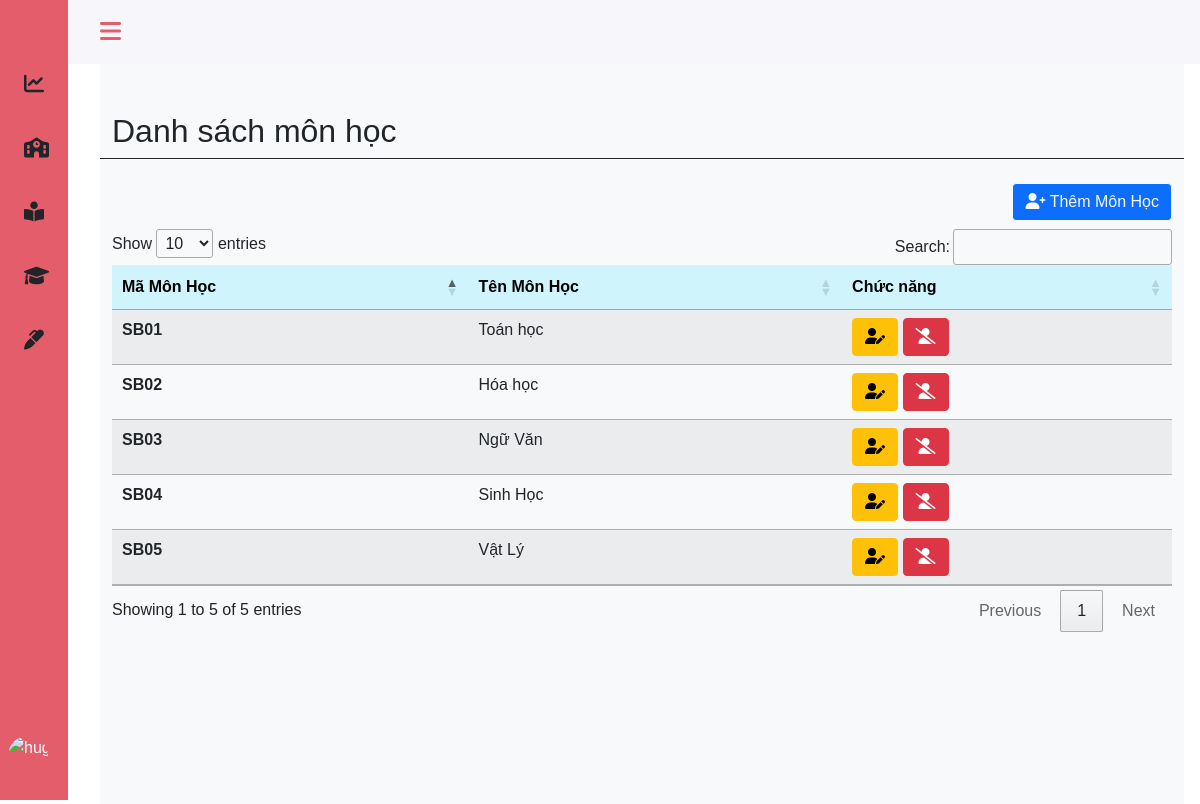
Screenshot of /admin/subject.php (signed in) with the database file from the repository.
### tables this page shows
CREATE TABLE `subjects` (
  `sb_id` varchar(10) NOT NULL,
  `sb_name` varchar(30) NOT NULL
);

### admin/subject.php (the view, shortened to what this page needs)
<?php
include 'headerad.php';
?>
<main>
    <div class="height-100 bg-light">
        <div class="col py-3  ">
            <div class="container-fluid ">
                <div class="row mt-3 pt-3 border-bottom border-dark">
                    <div class="col-md-6">
                        <h2>Danh sách môn học</h2>
                    </div>
                </div>
            </div>
            <div class="container-fluid py-3" style="width:100% ; overflow: auto; height: auto;">
                <div class="row">
                    <div class="py-2">
                        <button type="button" class="btn btn-primary btn-md btn-outline-light float-end" data-bs-toggle="modal" data-bs-target="#exampleModal">
                            <i class="fas fa-user-plus"></i> Thêm Môn Học
                        </button>
                    </div>
                </div>
                <table class="table table-hover table-striped " id="example">
                    <thead>
                        <tr class="table-info">
                            <th scope="col">Mã Môn Học</th>
                            <th scope="col">Tên Môn Học</th>
                            <th scope="col">Chức năng</th>
                        </tr>
                    </thead>
                    <tbody>
                        <?php
                        include '../config.php';
                        $sql = "SELECT  sb_id, sb_name FROM subjects sb ";
                        $result = mysqli_query($conn, $sql);
                        if (mysqli_num_rows($result) > 0) {
                            while ($row = mysqli_fetch_assoc($result)) {
                        ?>
                                <tr>
                                    <th scope="row"><?php echo $row['sb_id']; ?> </th>
                                    <td><?php echo $row['sb_name']; ?></td>
                                    <td>
                                        <a class="btn btn-warning" href="edit-subject.php?id=<?php echo  $row['sb_id'] ?>"><i class="fas fa-user-edit"></i></a>
                                        <a class="btn btn-danger" href="process-delete-subject.php?id=<?php echo  $row['sb_id'] ?>"><i class="fas fa-user-slash"></i></a>
                                    </td>
                                </tr>
                        <?php
                            }
                        }
                        ?>
                    </tbody>
                </table>
            </div>
        </div>
    </div>
</main>
<?php
include 'footerad.php';
?>

### assets/css/style.css (style rules this page uses)
* { padding: 0; margin: 0; box-sizing: border-box; }
:root { --header-height: 3rem; --nav-width: 68px; --first-color: #4723D9; --first-color-light: #AFA5D9; --white-color: #F7F6FB; --body-font: 'Nunito', sans-serif; --normal-font-size: 1rem; --z-fixed: 100 }
body { position: relative; margin: var(--header-height) 0 0 0; padding: 0 1rem; font-family: var(--body-font); font-size: var(--normal-font-size); transition: .5s }
a { text-decoration: none }
.height-100 { height: 100vh }
@media screen and (min-width: 768px) { body { margin: calc(var(--header-height) + 1rem) 0 0 0; padding-left: calc(var(--nav-width) + 2rem) } }

### rows the page displays
subjects: sb_id "SB01", sb_name "Toán học"
subjects: sb_id "SB02", sb_name "Hóa học"
subjects: sb_id "SB03", sb_name "Ngữ Văn"
subjects: sb_id "SB04", sb_name "Sinh Học"
subjects: sb_id "SB05", sb_name "Vật Lý"
